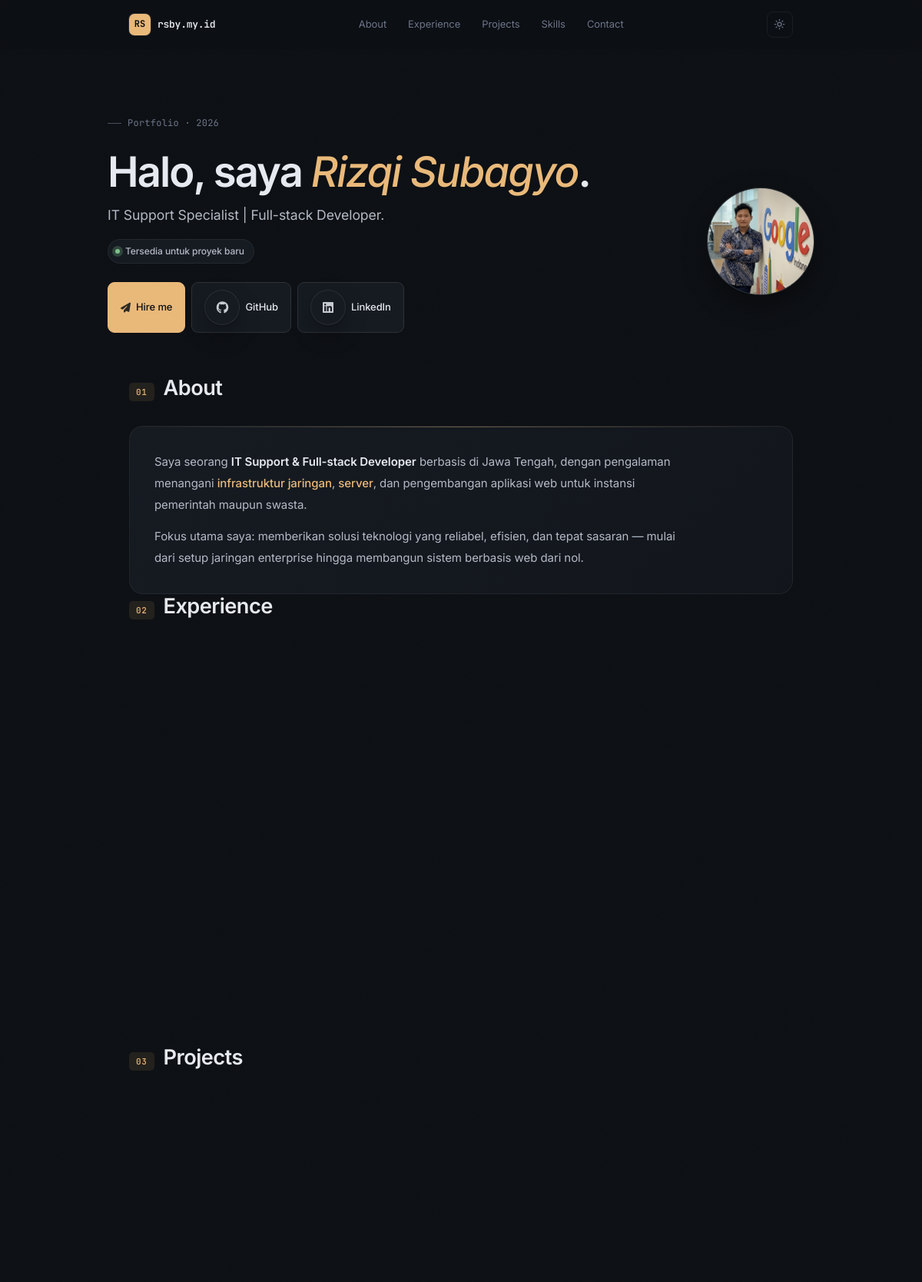
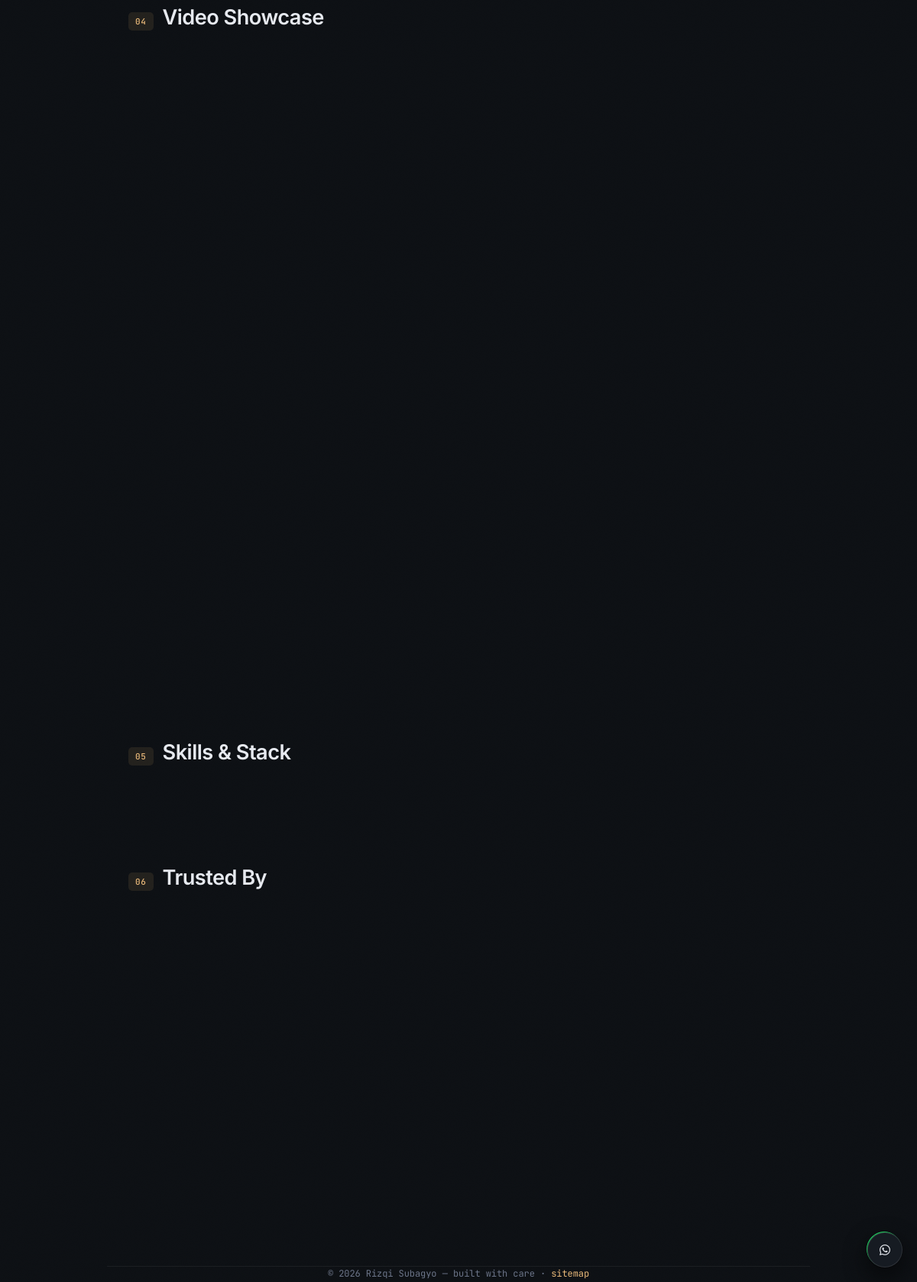
The page / on the database its author committed (2 pictures, top to bottom).
### tables this page shows
CREATE TABLE `profile_settings` (
  `id` int(11) NOT NULL,
  `full_name` varchar(100) NOT NULL,
  `tagline` varchar(255) NOT NULL,
  `availability_status` varchar(100) DEFAULT 'Tersedia untuk proyek baru',
  `profile_picture` varchar(255) DEFAULT NULL,
  `favicon_url` varchar(255) DEFAULT NULL,
  `github_link` varchar(255) DEFAULT NULL,
  `linkedin_link` varchar(255) DEFAULT NULL,
  `whatsapp` varchar(20) DEFAULT NULL,
  `email` varchar(100) DEFAULT NULL
);

### index.php (the view, shortened to what this page needs)
<?php
require 'admin/koneksi.php';
$profil = $pdo->query("SELECT * FROM profile_settings LIMIT 1")->fetch() ?: [];
$nama       = $profil['full_name']           ?? 'Rizqi Subagyo';
$tagline    = $profil['tagline']             ?? 'IT Support Specialist | Full-stack Developer';
$status     = $profil['availability_status'] ?? 'Tersedia untuk proyek baru';
$github     = $profil['github_link']         ?? 'https://github.com/monologstorycom-pixel';
$linkedin   = $profil['linkedin_link']       ?? 'https://www.linkedin.com/in/rizqi-subagyo-7ab331380';
$whatsapp   = preg_replace('/[^0-9]/', '', $profil['whatsapp'] ?? '');
$foto_raw   = !empty($profil['profile_picture']) ? $profil['profile_picture'] : 'https://avatars.githubusercontent.com/u/252295342?v=4';
function esc($v): string { return htmlspecialchars((string)$v, ENT_QUOTES | ENT_SUBSTITUTE, 'UTF-8'); }
$experiences = [];
try {
    $experiences = $pdo->query("SELECT * FROM experiences ORDER BY is_active DESC, id DESC")->fetchAll();
} catch (Exception $e) {}
$projects = [];
try {
    $projects = $pdo->query("SELECT *, TIMESTAMPDIFF(DAY, created_at, NOW()) AS days_ago FROM projects ORDER BY id DESC")->fetchAll();
} catch (Exception $e) {
    try { $projects = $pdo->query("SELECT *, NULL AS days_ago FROM projects ORDER BY id DESC")->fetchAll(); }
    catch (Exception $e2) {}
}
$videos = [];
try { $videos = $pdo->query("SELECT * FROM videos ORDER BY id DESC LIMIT 6")->fetchAll(); } catch (Exception $e) {}
$clients = [];
try { $clients = $pdo->query("SELECT * FROM clients ORDER BY sort_order, id")->fetchAll(); } catch (Exception $e) {}
?>
<!DOCTYPE html>
<html lang="id" data-theme="dark">
<head>
<link rel="preload" as="style" href="https://cdnjs.cloudflare.com/ajax/libs/font-awesome/6.5.0/css/all.min.css" onload="this.onload=null;this.rel='stylesheet'">
</head>
<body>
<nav class="nav" id="nav">
  <div class="nav-inner">
    <a href="#top" class="brand">
      <span class="brand-mark">RS</span>
      <span class="brand-text">rsby.my.id</span>
    </a>
    <div class="nav-links">
      <a href="#about"      class="nav-link">About</a>
      <a href="#experience" class="nav-link">Experience</a>
      <a href="#projects"   class="nav-link">Projects</a>
      <a href="#skills"     class="nav-link">Skills</a>
      <a href="#contact"    class="nav-link">Contact</a>
    </div>
    <button class="theme-btn" onclick="toggleTheme()" aria-label="Toggle tema">
      <svg viewBox="0 0 24 24" fill="none" stroke="currentColor" stroke-width="2" stroke-linecap="round" stroke-linejoin="round" id="theme-icon"></svg>
    </button>
  </div>
</nav>
<header class="wrap hero">
  <div class="hero-meta">Portfolio · 2026</div>
  <div class="hero-grid">
    <div>
      <h1 class="hero-name">
        Halo, saya <span class="accent"><?= esc($nama) ?></span>.
      </h1>
      <p class="hero-tagline"><?= esc($tagline) ?>.</p>
      <div class="status-pill">
        <span class="status-dot"></span>
        <?= esc($status) ?>
      </div>
      <div class="hero-actions">
        <a href="#contact" class="btn btn-primary">
          <i class="btn-icon fas fa-paper-plane"></i> Hire me
        </a>
        <a href="<?= esc($github) ?>" target="_blank" rel="noopener" class="btn">
          <i class="btn-icon fab fa-github"></i> GitHub
        </a>
        <a href="<?= esc($linkedin) ?>" target="_blank" rel="noopener" class="btn">
          <i class="btn-icon fab fa-linkedin"></i> LinkedIn
        </a>
      </div>
    </div>
    <div class="hero-photo" id="hero-photo" role="img" aria-label="Foto <?= esc($nama) ?>">
      <img src="<?= esc($foto_raw) ?>" alt="<?= esc($nama) ?>" width="140" height="140" loading="eager" decoding="async">
    </div>
  </div>
</header>
<section id="about" class="wrap">
  <div class="section-head">
    <span class="section-tag">01</span>
    <h2 class="section-title">About</h2>
  </div>
  <div class="about-card reveal">
    <p>
      Saya seorang <strong>IT Support &amp; Full-stack Developer</strong> berbasis di Jawa Tengah,
      dengan pengalaman menangani <em>infrastruktur jaringan</em>, <em>server</em>, dan pengembangan
      aplikasi web untuk instansi pemerintah maupun swasta.
    </p>
    <p>
      Fokus utama saya: memberikan solusi teknologi yang reliabel, efisien, dan tepat sasaran —
      mulai dari setup jaringan enterprise hingga membangun sistem berbasis web dari nol.
    </p>
  </div>
</section>
<?php if (!empty($experiences)): ?>
<section id="experience" class="wrap">
  <div class="section-head">
    <span class="section-tag">02</span>
    <h2 class="section-title">Experience</h2>
  </div>
</section>
<?php endif; ?>
<?php if (!empty($projects)): ?>
<section id="projects" class="wrap">
  <div class="section-head">
    <span class="section-tag">03</span>
    <h2 class="section-title">Projects</h2>
  </div>
  <div class="proj-grid">
  </div>
</section>
<?php endif; ?>
<?php if (!empty($videos)): ?>
<section id="videos" class="wrap">
  <div class="section-head">
    <span class="section-tag">04</span>
    <h2 class="section-title">Video Showcase</h2>
  </div>
  <div class="videos-grid">
  </div>
</section>
<?php endif; ?>
<section id="skills" class="wrap">
  <div class="section-head">
    <span class="section-tag">05</span>
    <h2 class="section-title">Skills &amp; Stack</h2>
  </div>
</section>
<?php if (!empty($clients)): ?>
<section id="clients" class="wrap">
  <div class="section-head">
    <span class="section-tag">06</span>
    <h2 class="section-title">Trusted By</h2>
  </div>
</section>
<?php endif; ?>
<section id="contact" class="wrap">
</section>
<footer class="wrap">
  <p>© <?= date('Y') ?> <?= esc($nama) ?> — built with care · <a href="/sitemap.php">sitemap</a></p>
</footer>
<div class="fab-container">
  <?php if ($whatsapp): ?>
    <a class="fab fab-wa" href="https://wa.me/<?= esc($whatsapp) ?>" target="_blank" rel="noopener" aria-label="Chat WhatsApp">
      <i class="fab fa-whatsapp"></i>
    </a>
  <?php endif; ?>
</div>
</body>
</html>

### rows shown on the page
profile_settings: full_name "Rizqi Subagyo", tagline "IT Support Specialist | Full-stack Developer", availability_status "Tersedia untuk proyek baru", profile_picture (picture)
